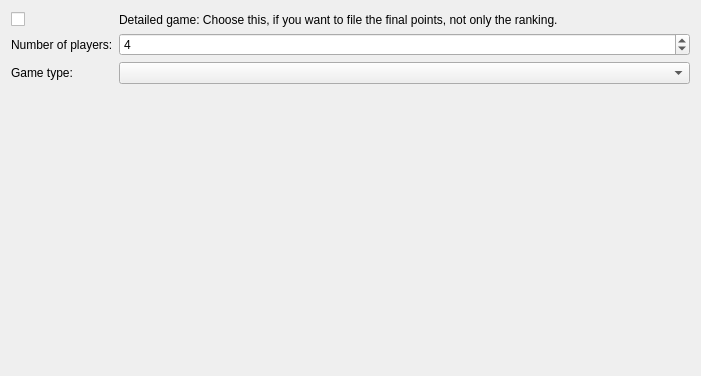
<?xml version="1.0" encoding="UTF-8"?>
<ui version="4.0">
 <class>OfflineGameOptionsWidget</class>
 <widget class="QWizardPage" name="OfflineGameOptionsWidget">
  <property name="geometry">
   <rect>
    <x>0</x>
    <y>0</y>
    <width>701</width>
    <height>376</height>
   </rect>
  </property>
  <property name="windowTitle">
   <string>WizardPage</string>
  </property>
  <layout class="QVBoxLayout" name="verticalLayout_4">
   <item>
    <layout class="QFormLayout" name="formLayout">
     <item row="2" column="0">
      <layout class="QHBoxLayout" name="horizontalLayout">
       <property name="leftMargin">
        <number>0</number>
       </property>
       <property name="topMargin">
        <number>1</number>
       </property>
       <property name="rightMargin">
        <number>2</number>
       </property>
       <item>
        <widget class="QCheckBox" name="checkBoxDetailled">
         <property name="text">
          <string/>
         </property>
         <property name="tristate">
          <bool>false</bool>
         </property>
        </widget>
       </item>
      </layout>
     </item>
     <item row="2" column="1">
      <widget class="QLabel" name="label_3">
       <property name="sizePolicy">
        <sizepolicy hsizetype="MinimumExpanding" vsizetype="Preferred">
         <horstretch>0</horstretch>
         <verstretch>0</verstretch>
        </sizepolicy>
       </property>
       <property name="text">
        <string>Detailed game: Choose this, if you want to file the final points, not only the ranking.</string>
       </property>
       <property name="alignment">
        <set>Qt::AlignBottom|Qt::AlignLeading|Qt::AlignLeft</set>
       </property>
       <property name="wordWrap">
        <bool>true</bool>
       </property>
      </widget>
     </item>
     <item row="3" column="0">
      <widget class="QLabel" name="label">
       <property name="text">
        <string>Number of players:</string>
       </property>
      </widget>
     </item>
     <item row="3" column="1">
      <widget class="QSpinBox" name="spinBoxPlayerNumber">
       <property name="minimum">
        <number>1</number>
       </property>
       <property name="value">
        <number>4</number>
       </property>
      </widget>
     </item>
     <item row="4" column="0">
      <widget class="QLabel" name="label_2">
       <property name="text">
        <string>Game type:</string>
       </property>
      </widget>
     </item>
     <item row="4" column="1">
      <widget class="QComboBox" name="comboBoxType"/>
     </item>
    </layout>
   </item>
  </layout>
 </widget>
 <resources/>
 <connections/>
</ui>
